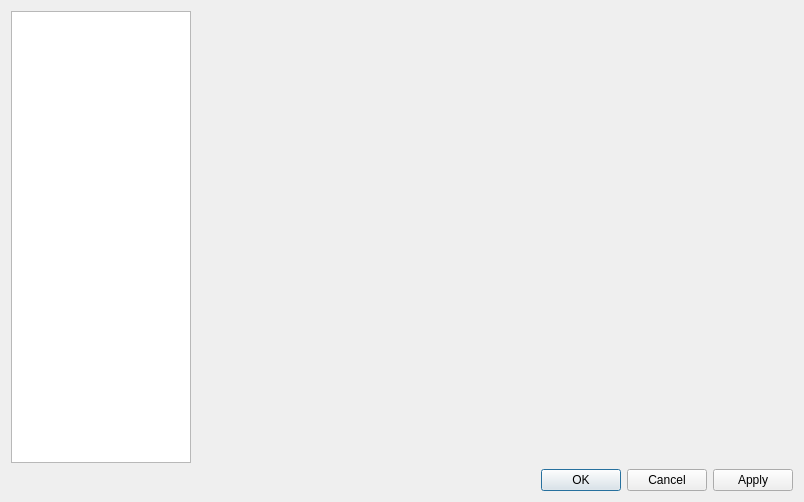
<?xml version="1.0" encoding="UTF-8"?>
<ui version="4.0">
 <class>FormSettings</class>
 <widget class="QDialog" name="FormSettings">
  <property name="windowModality">
   <enum>Qt::ApplicationModal</enum>
  </property>
  <property name="geometry">
   <rect>
    <x>0</x>
    <y>0</y>
    <width>804</width>
    <height>502</height>
   </rect>
  </property>
  <property name="windowTitle">
   <string>Settings</string>
  </property>
  <layout class="QGridLayout" name="gridLayout">
   <item row="0" column="0">
    <widget class="QListWidget" name="m_listSettings">
     <property name="minimumSize">
      <size>
       <width>180</width>
       <height>0</height>
      </size>
     </property>
     <property name="maximumSize">
      <size>
       <width>180</width>
       <height>16777215</height>
      </size>
     </property>
     <property name="showDropIndicator" stdset="0">
      <bool>false</bool>
     </property>
     <property name="alternatingRowColors">
      <bool>false</bool>
     </property>
     <property name="movement">
      <enum>QListView::Static</enum>
     </property>
     <property name="selectionRectVisible">
      <bool>false</bool>
     </property>
     <property name="currentRow">
      <number>-1</number>
     </property>
    </widget>
   </item>
   <item row="0" column="1">
    <widget class="QStackedWidget" name="m_stackedSettings">
     <property name="currentIndex">
      <number>-1</number>
     </property>
    </widget>
   </item>
   <item row="1" column="0" colspan="3">
    <widget class="QDialogButtonBox" name="m_buttonBox">
     <property name="orientation">
      <enum>Qt::Horizontal</enum>
     </property>
     <property name="standardButtons">
      <set>QDialogButtonBox::Apply|QDialogButtonBox::Cancel|QDialogButtonBox::Ok</set>
     </property>
    </widget>
   </item>
  </layout>
 </widget>
 <tabstops>
  <tabstop>m_listSettings</tabstop>
 </tabstops>
 <resources/>
 <connections>
  <connection>
   <sender>m_listSettings</sender>
   <signal>currentRowChanged(int)</signal>
   <receiver>m_stackedSettings</receiver>
   <slot>setCurrentIndex(int)</slot>
   <hints>
    <hint type="sourcelabel">
     <x>83</x>
     <y>162</y>
    </hint>
    <hint type="destinationlabel">
     <x>370</x>
     <y>162</y>
    </hint>
   </hints>
  </connection>
 </connections>
</ui>
